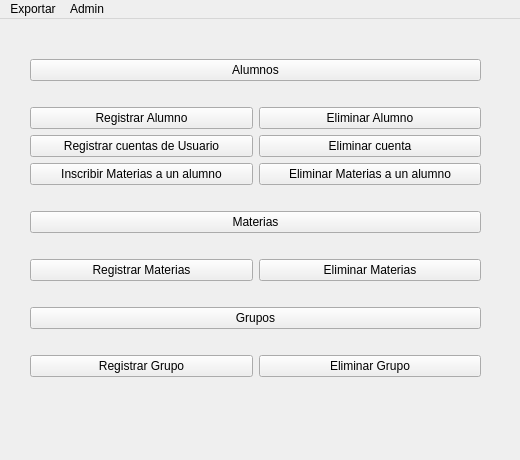
<?xml version="1.0" encoding="UTF-8"?>
<ui version="4.0">
 <class>Menu</class>
 <widget class="QMainWindow" name="Menu">
  <property name="geometry">
   <rect>
    <x>0</x>
    <y>0</y>
    <width>520</width>
    <height>460</height>
   </rect>
  </property>
  <property name="maximumSize">
   <size>
    <width>520</width>
    <height>460</height>
   </size>
  </property>
  <property name="windowTitle">
   <string>Menu principal</string>
  </property>
  <widget class="QWidget" name="centralwidget">
   <widget class="QWidget" name="layoutWidget">
    <property name="geometry">
     <rect>
      <x>30</x>
      <y>20</y>
      <width>451</width>
      <height>361</height>
     </rect>
    </property>
    <layout class="QVBoxLayout" name="verticalLayout">
     <item>
      <widget class="QPushButton" name="Alumnos">
       <property name="text">
        <string>Alumnos</string>
       </property>
      </widget>
     </item>
     <item>
      <layout class="QHBoxLayout" name="horizontalLayout">
       <item>
        <layout class="QGridLayout" name="gridLayout">
         <item row="3" column="1">
          <widget class="QPushButton" name="EliminarMateriasAl">
           <property name="text">
            <string>Eliminar Materias a un alumno</string>
           </property>
          </widget>
         </item>
         <item row="0" column="0">
          <widget class="QPushButton" name="RegistrarAl">
           <property name="text">
            <string>Registrar Alumno</string>
           </property>
          </widget>
         </item>
         <item row="3" column="0">
          <widget class="QPushButton" name="AsignarMateriasAl">
           <property name="text">
            <string>Inscribir Materias a un alumno</string>
           </property>
          </widget>
         </item>
         <item row="1" column="0">
          <widget class="QPushButton" name="RegistrarCuentas">
           <property name="text">
            <string>Registrar cuentas de Usuario</string>
           </property>
          </widget>
         </item>
         <item row="0" column="1">
          <widget class="QPushButton" name="EliminarAl">
           <property name="text">
            <string>Eliminar Alumno</string>
           </property>
          </widget>
         </item>
         <item row="1" column="1">
          <widget class="QPushButton" name="EliminarCuentas">
           <property name="text">
            <string>Eliminar cuenta</string>
           </property>
          </widget>
         </item>
        </layout>
       </item>
      </layout>
     </item>
     <item>
      <widget class="QPushButton" name="Materias">
       <property name="text">
        <string>Materias</string>
       </property>
      </widget>
     </item>
     <item>
      <layout class="QHBoxLayout" name="horizontalLayout_2">
       <item>
        <widget class="QPushButton" name="RegistrarMat">
         <property name="text">
          <string>Registrar Materias</string>
         </property>
        </widget>
       </item>
       <item>
        <widget class="QPushButton" name="EliminarMat">
         <property name="text">
          <string>Eliminar Materias</string>
         </property>
        </widget>
       </item>
      </layout>
     </item>
     <item>
      <widget class="QPushButton" name="Grupos">
       <property name="text">
        <string>Grupos</string>
       </property>
      </widget>
     </item>
     <item>
      <layout class="QHBoxLayout" name="horizontalLayout_3">
       <item>
        <widget class="QPushButton" name="RegistrarGpo">
         <property name="text">
          <string>Registrar Grupo</string>
         </property>
        </widget>
       </item>
       <item>
        <widget class="QPushButton" name="EliminarGpo">
         <property name="text">
          <string>Eliminar Grupo</string>
         </property>
        </widget>
       </item>
      </layout>
     </item>
    </layout>
   </widget>
  </widget>
  <widget class="QMenuBar" name="menuBar">
   <property name="geometry">
    <rect>
     <x>0</x>
     <y>0</y>
     <width>520</width>
     <height>20</height>
    </rect>
   </property>
   <widget class="QMenu" name="menuExportar">
    <property name="title">
     <string>Exportar</string>
    </property>
    <widget class="QMenu" name="menuA_excel">
     <property name="title">
      <string>A excel</string>
     </property>
     <addaction name="actionResult"/>
    </widget>
    <addaction name="menuA_excel"/>
   </widget>
   <widget class="QMenu" name="menuAdmin">
    <property name="title">
     <string>Admin</string>
    </property>
    <widget class="QMenu" name="menuUsuario">
     <property name="title">
      <string>Usuarios aplicacion</string>
     </property>
     <addaction name="actionCrearUsuario_2"/>
     <addaction name="actionEliminar_Usuario"/>
    </widget>
    <addaction name="menuUsuario"/>
    <addaction name="actionRespaldarBD"/>
   </widget>
   <addaction name="menuExportar"/>
   <addaction name="menuAdmin"/>
  </widget>
  <action name="actionCargar">
   <property name="text">
    <string>Cargar</string>
   </property>
  </action>
  <action name="actionRespaldar">
   <property name="text">
    <string>Respaldar</string>
   </property>
  </action>
  <action name="actionALL">
   <property name="text">
    <string>Exportar toda la base de datos</string>
   </property>
  </action>
  <action name="actionObtener_la_tabla_resultado">
   <property name="text">
    <string>Obtener la tabla resultado</string>
   </property>
  </action>
  <action name="actionToda_la_base">
   <property name="text">
    <string>Toda la base </string>
   </property>
  </action>
  <action name="actionResult">
   <property name="text">
    <string>Tabla Usuarios Moodle</string>
   </property>
  </action>
  <action name="actionALL_2">
   <property name="text">
    <string>Toda la base de datos</string>
   </property>
  </action>
  <action name="actionRespaldarBD">
   <property name="text">
    <string>Respaldar Base de datos</string>
   </property>
  </action>
  <action name="actionCrearUsuario_2">
   <property name="text">
    <string>Crear Nuevo Usuario</string>
   </property>
  </action>
  <action name="actionEliminar_Usuario">
   <property name="text">
    <string>Eliminar Usuario</string>
   </property>
  </action>
 </widget>
 <resources/>
 <connections/>
</ui>
